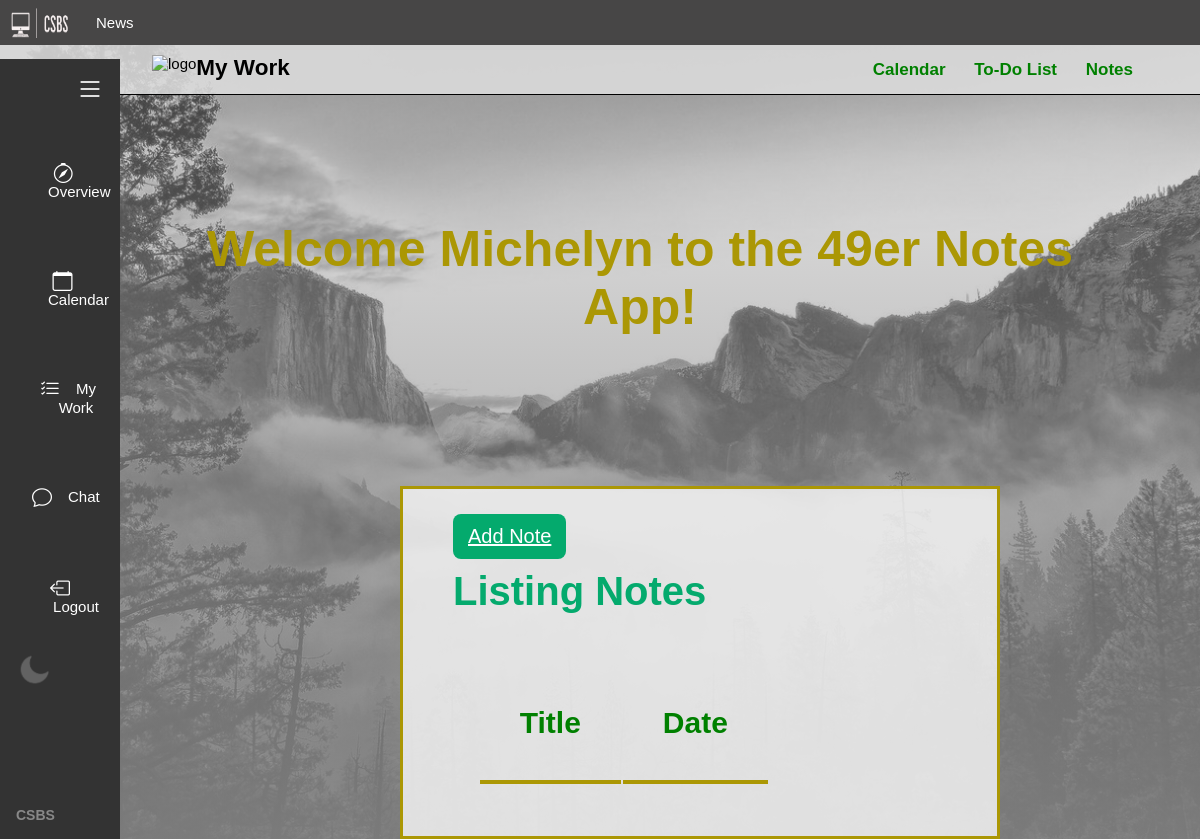
Page /notes (signed in) on the earlier database version.
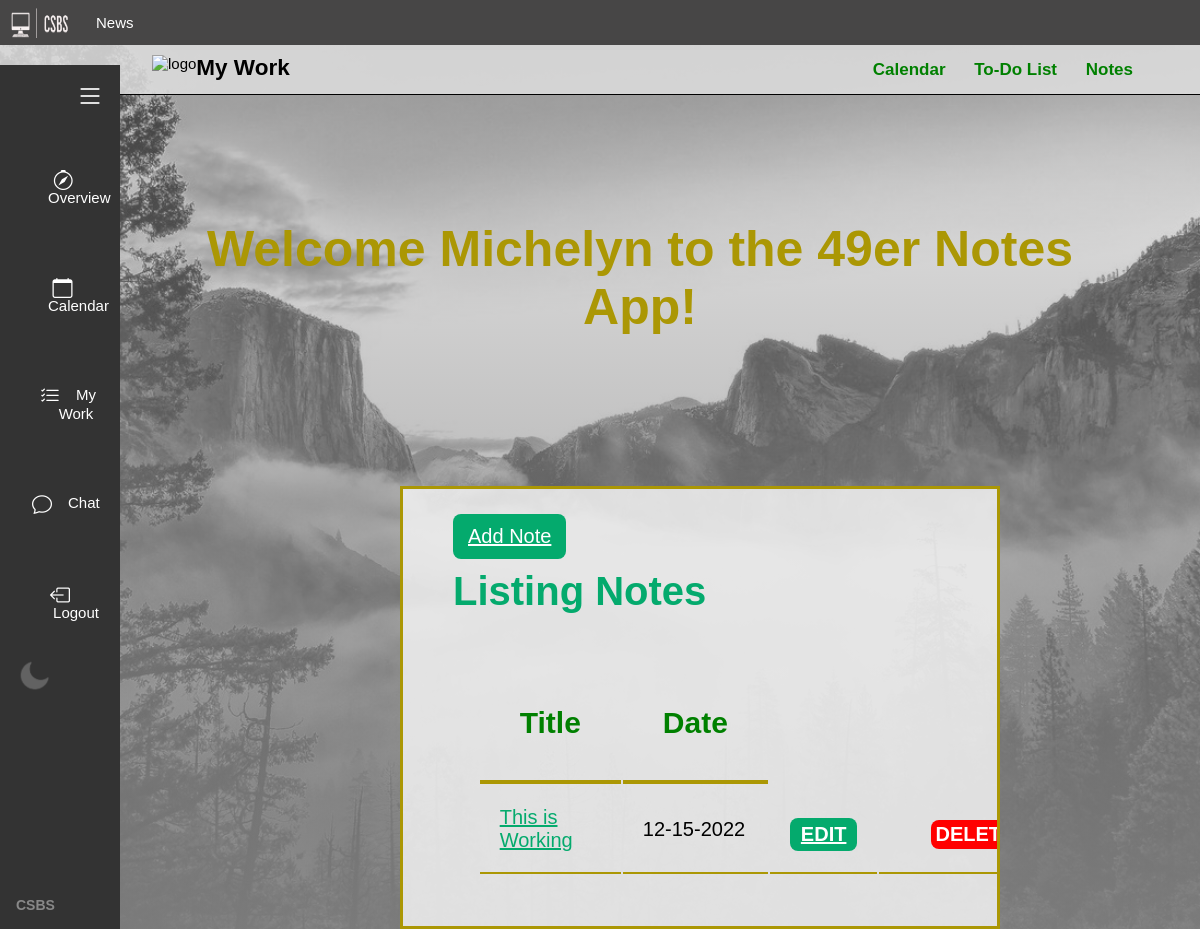
Same page on the later database version.
### models.py (models this page shows, shortened)
class Note(db.Model):
    id = db.Column("id", db.Integer, primary_key=True)
    title = db.Column("title", db.String(200))
    text = db.Column("text", db.String(100))
    date = db.Column("date", db.String(50))
    user_id = db.Column(db.Integer, db.ForeignKey("user.id"), nullable=False)

### pflask01.py (the view)
@app.route('/notes')
def get_notes():
    if session.get('user'):
        my_notes = db.session.query(Note).filter_by(user_id=session['user_id']).all()
        return render_template('notes.html', notes=my_notes, user=session['user'])
    else:
        return redirect(url_for('login'))

### templates/notes.html (shortened to what this page needs)
<!DOCTYPE html>
<html lang="en">
<head>
    <link rel="stylesheet" href="https://cdn.jsdelivr.net/npm/bootstrap-icons@1.8.3/font/bootstrap-icons.css">
    <link rel="stylesheet" href="{{ url_for('static', filename='main.css') }}">
    <ul class="topnav">
        <li> <img class="logo1" src="{{url_for('static', filename='csbs1.png')}}" width="80" height="30"></li>
        <li><a href="#news">News</a></li>
    </ul>
</head>
<body class="topNavBody1">
    <div class="container">
        <div class="sidebar">
            <div class="sidebartop">
                <div class="logo">
                </div>
                <div class="menu">
                    <i class="bi bi-list"></i>
                </div>
            </div>
            <nav>
                <ul>
                    <li><a href="{{ url_for('overview') }}"><i class="bi bi-compass"></i><span
                                class="text">Overview</span></a></li>
                    <li><a href="{{ url_for('calendars') }}"><i class="bi bi-calendar"></i><span class="text">Calendar</span></a></li>
                    <li><a href="{{ url_for('myWork') }}"><i class="bi bi-list-check"></i><span class="text">My
                                Work</span></a></li>
                    <li><a href="{{ url_for('chat') }}"><i class="bi bi-chat"></i><span class="text">Chat</span></a>
                    </li>
                    <li><a href="{{url_for('logout')}}"><i class="bi bi-box-arrow-left"></i><span
                                class="text">Logout</span></a></li>
                </ul>
                <img src="static/moon.png" id="icon">
            </nav>
            <div class="account">
                <div class="name">
                    <h4>CSBS</h4>
                </div>
            </div>
        </div>
    </div>
    <div class="navbar">
        <div class="nav-header">
            <div class="nav-logo">
                <img src="https://media.istockphoto.com/photos/hot-air-balloons-flying-over-the-botan-canyon-in-turkey-picture-id1297349747?b=1&k=20&m=1297349747&s=170667a&w=0&h=oH31fJty_4xWl_JQ4OIQWZKP8C6ji9Mz7L4XmEnbqRU="
                    width="50px" alt="logo">
                <h2 class="title">My Work</h2>
            </div>
        </div>
        <div class="nav-links">
            <a href="{{ url_for('calendar') }}">Calendar</a>
            <a href="{{ url_for('taskList') }}">To-Do List</a>
            <a href="{{ url_for('get_notes') }}">Notes</a>
        </div>
    </div>
<div class="notehome1">
    <h1>Welcome {{user}} to the 49er Notes App!</h1>
</div>
    <div class="notehome">
        <nav>
            <a  class="link1" href="{{ url_for('new_note') }}">Add Note</a>
        </nav>
        <h1 class="mychat1">Listing Notes</h1>
        <table class="center1">
            <tr class="noteTitle">
                <th>Title</th>
                <th>Date</th>
            </tr>
            {% for note in notes %}
            <tr>
                <td><a class="link" href="{{ url_for('get_note', note_id=note.id) }}">{{ note.title }}</a></td>
                <td class="dates">{{ note.date }}</td>
                <td>
                    <a class="link2" href="{{ url_for('update_note', note_id=note.id) }}">Edit</a>
                </td>
                <td class="delete">
                    <form action="{{ url_for('delete_note', note_id=note.id) }}" method="post">
                        <input type="submit" value="Delete">
                    </form>
                </td>
            </tr>
            {% endfor %}
        </table>
    </div>
</body>
</html>

Differences in the rows shown:
added Note: title "This is Working", date "12-15-2022"
